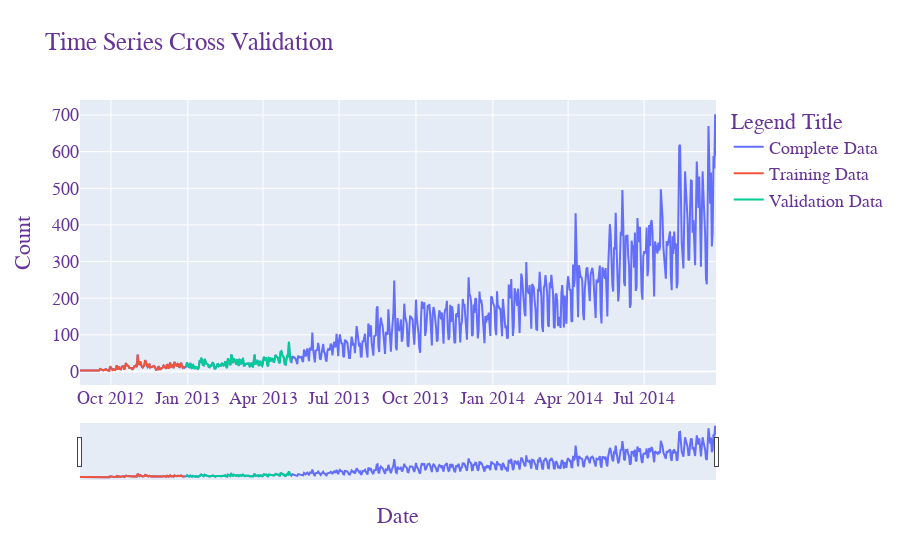
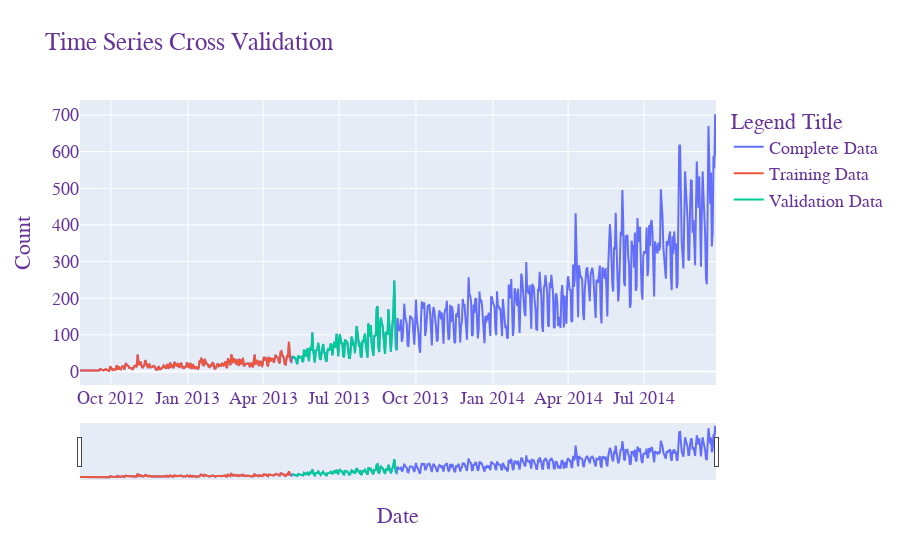
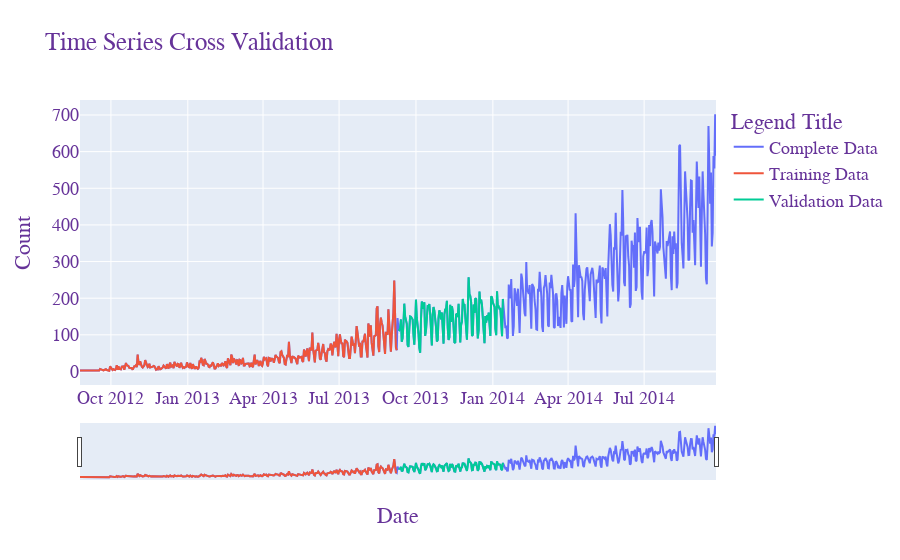
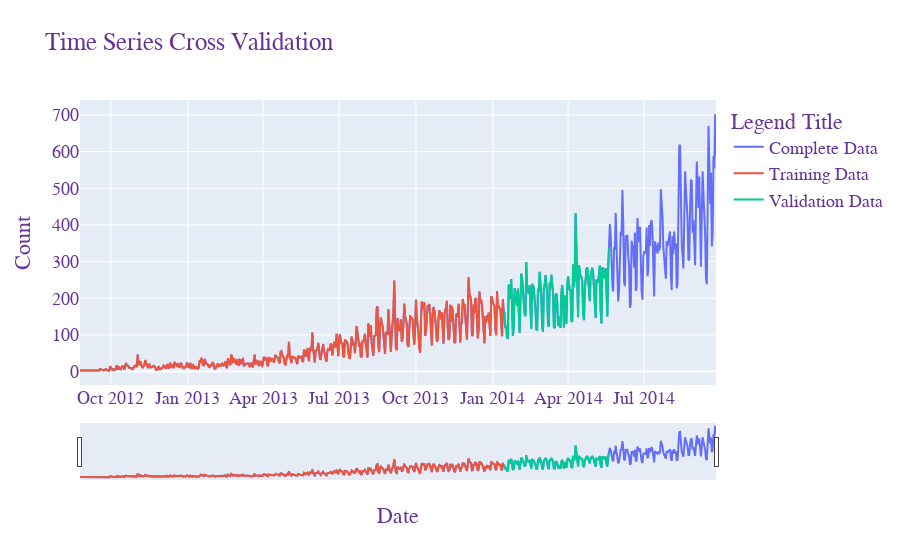

Write notebook code for charts like these, in order.
### Code cell
# Ploting the time series cross validation data

from plotly.offline import iplot

for train_index, test_index in time_series_cv.split(data):
    fig = go.Figure()

    fig.add_trace(go.Scatter(
        x=data['Date'],
        y=data['Count'],
        name="Complete Data"       
    ))

    fig.add_trace(go.Scatter(
        x=data['Date'][train_index[0]:train_index[-1]],
        y=data['Count'][train_index[0]:train_index[-1]],
        name="Training Data"
    ))
    
    fig.add_trace(go.Scatter(
        x=data['Date'][test_index[0]:test_index[-1]],
        y=data['Count'][test_index[0]:test_index[-1]],
        name="Validation Data"
    ))

    fig.update_layout(
        title="Time Series Cross Validation",
        xaxis_title="Date",
        yaxis_title="Count",
        legend_title="Legend Title",
        font=dict(
            family="Courier New, monospace",
            size=18,
            color="RebeccaPurple"
        )
    )
    
    fig.update_xaxes(rangeslider_visible=True)

    #fig.show()
    iplot(fig)
